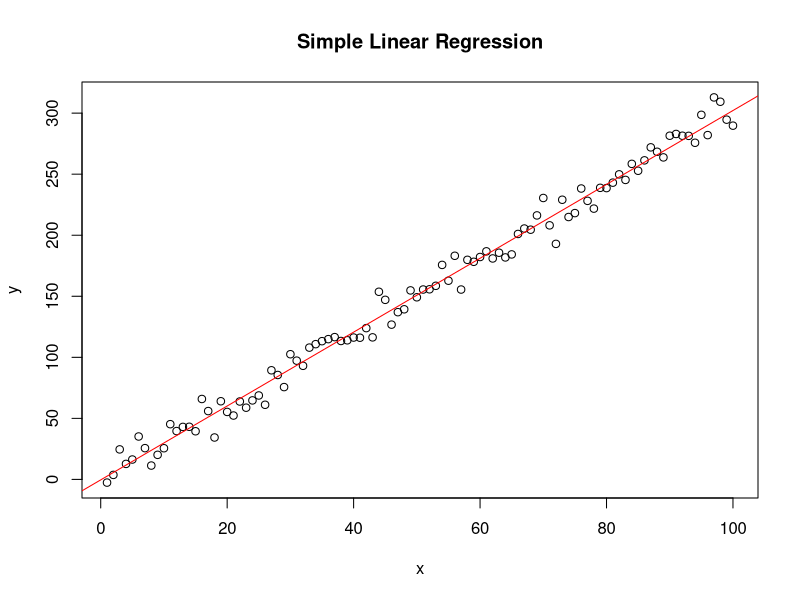
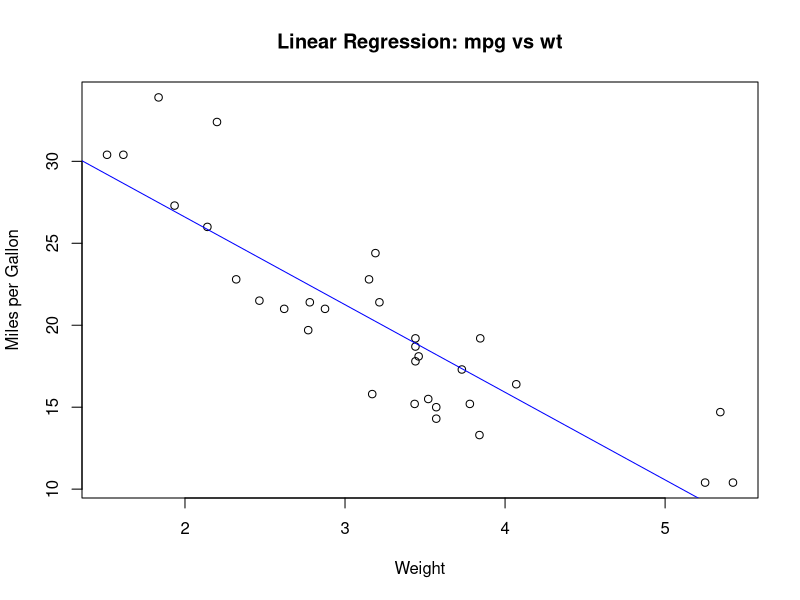

R code for these plots, in order:
# R-1: Generating a simple dataset
set.seed(123)  # for reproducibility
x <- 1:100
y <- 3 * x + rnorm(100, mean = 0, sd = 10)  # True equation: y = 3x + error
data <- data.frame(x, y)


# Simple Linear Regression
lm_model <- lm(y ~ x, data = data)

# Summary of the regression model
summary(lm_model)

# Plotting the regression line
plot(data$x, data$y, main = "Simple Linear Regression", xlab = "x", ylab = "y")
abline(lm_model, col = "red")



# R-2: Loading built-in dataset
data(mtcars)

# Checking the structure of the dataset
str(mtcars)

# Performing linear regression
lm_mtcars <- lm(mpg ~ wt, data = mtcars)

# Summary of the regression model
summary(lm_mtcars)

# Plotting the regression line
plot(mtcars$wt, mtcars$mpg, main = "Linear Regression: mpg vs wt", xlab = "Weight", ylab = "Miles per Gallon")
abline(lm_mtcars, col = "blue")



